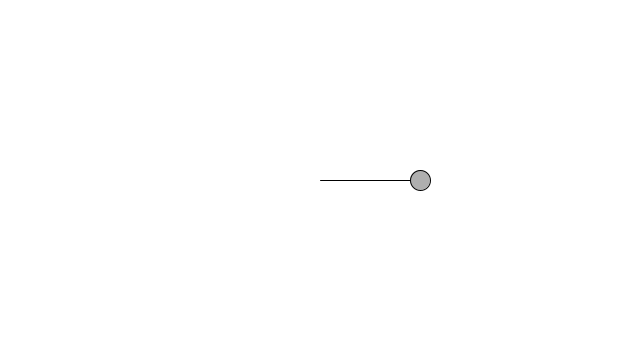
Frame 1 (no input)
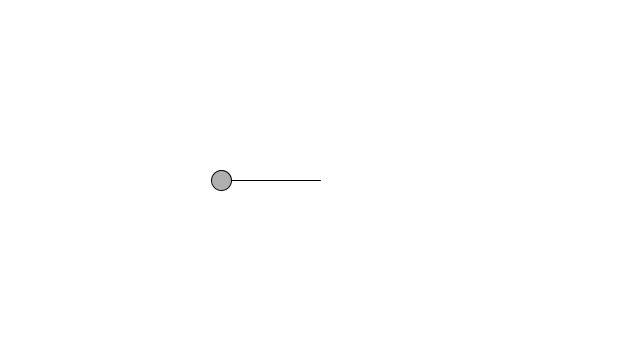
Frame 60 (the mouse pressed at the canvas centre just before this capture)
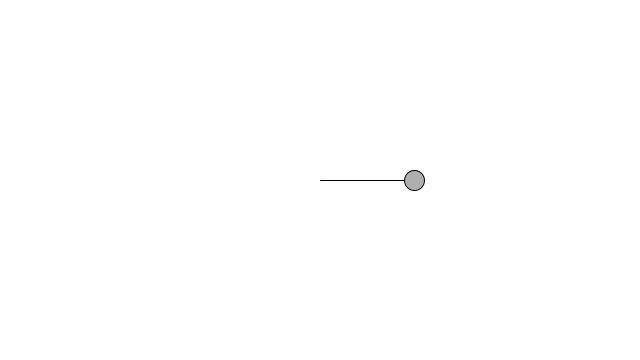
Frame 120 (the mouse held since frame 60 and released just before this capture)

The Processing sketch that drew these frames (run headless with seeded random() and noise(); from frame 60 on, the mouse is pressed at the canvas centre):

// Processing sketch: noc03_11_simple_harmonic_angle_v
// ── noc03_11_simple_harmonic_angle_v.pde
float angle = 0;
float aVelocity = 0.05;

void setup() {
  size(640,360);
}

void draw() {
  background(255);
  
  float amplitude = 100;
  
  float x = amplitude * cos(angle);
  
  angle += aVelocity;
  
  ellipseMode(CENTER);
  stroke(0);
  fill(175);
  translate(width/2, height/2);
  line(0,0,x,0);
  ellipse(x,0,20,20);
}
